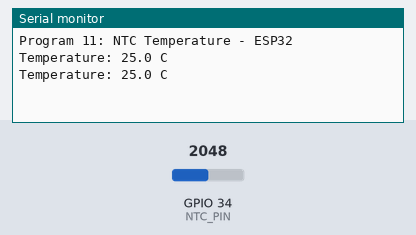
The program below on a simulated ESP32. On the bench: the last lines printed to the serial monitor. The test bench sets the inputs (shaded band); at power-on: GPIO 34 (NTC_PIN) = 2048 (analog values on the 0–4095 scale).

Above: at 2.2 s.
2.3 s: GPIO 34 (NTC_PIN) set to 2866
At 3.6 s:
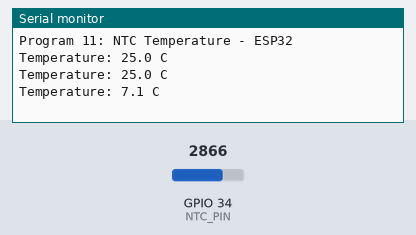
3.8 s: GPIO 34 (NTC_PIN) set to 3603
At 4.8 s:
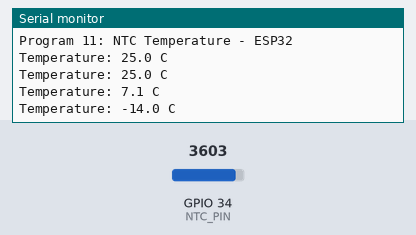
Timing chart, 0 to 6.8 s (numbered marks = the images above; inputs shaded):
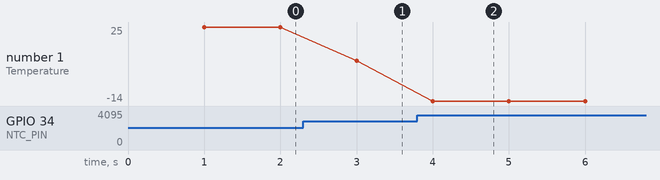

Measured:
- after the input at 2.3 s, the serial monitor: prints a new line after 0.70 s (image 1)
- after the input at 3.8 s, the serial monitor: prints a new line after 0.20 s (image 2)
- plotted number 1: 25 → 7.1 after the input at 2.3 s, 7.1 → -14 after the input at 3.8 s

The program:

main.cpp
```cpp
#include <Arduino.h>

#define NTC_PIN     34
#define SERIES_R    10000   // 10k series resistor
#define NTC_R25     10000   // NTC resistance at 25C
#define BETA        3950    // NTC beta coefficient

float readTemperature() {
    int adc = analogRead(NTC_PIN);

    // Calculate NTC resistance
    float voltage = adc * 3.3 / 4095.0;
    float ntc_r = SERIES_R * voltage / (3.3 - voltage);

    // Steinhart-Hart equation (simplified)
    float steinhart = ntc_r / NTC_R25;
    steinhart = log(steinhart);
    steinhart /= BETA;
    steinhart += 1.0 / (25.0 + 273.15);
    float tempK = 1.0 / steinhart;
    float tempC = tempK - 273.15;

    return tempC;
}

void setup() {
    Serial.begin(115200);
    delay(1000);
    Serial.println("Program 11: NTC Temperature - ESP32\n");
    analogReadResolution(12);
}

void loop() {
    float temp = readTemperature();
    Serial.printf("Temperature: %.1f C\n", temp);
    delay(1000);
}
```
